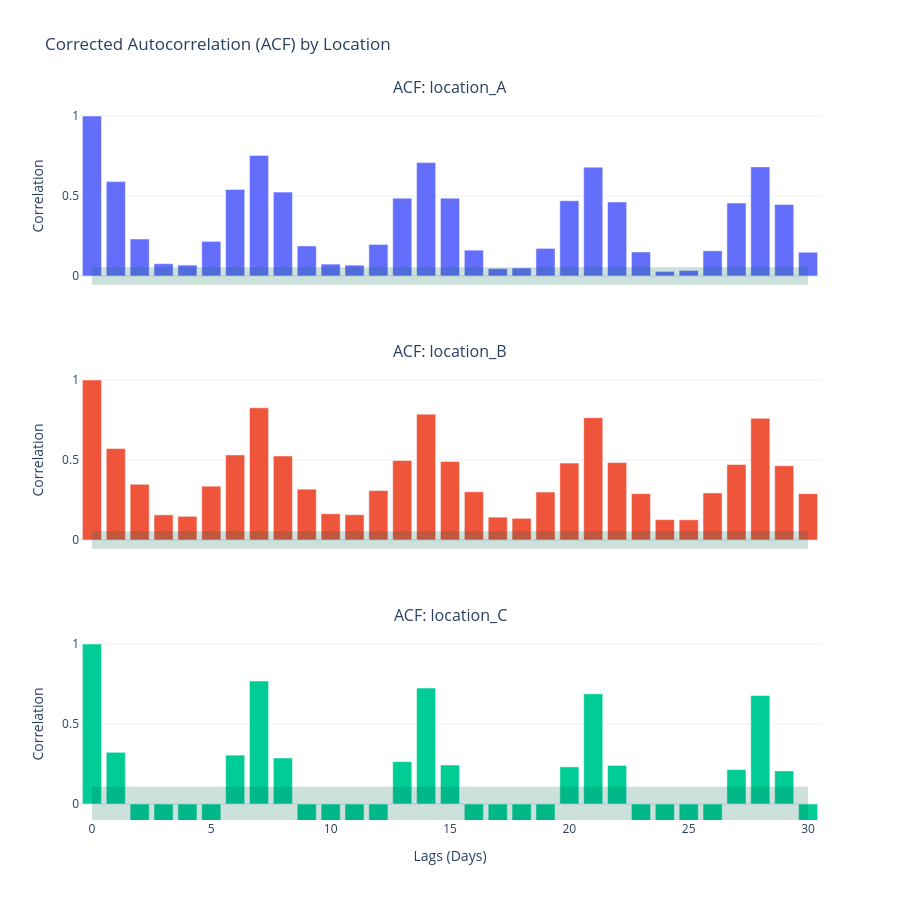

Source (notebook cell):
### Code cell
locations = ["location_A", "location_B", "location_C"]
fig = make_subplots(
    rows=3,
    cols=1,
    subplot_titles=[f"ACF: {loc}" for loc in locations],
    vertical_spacing=0.1,
    shared_xaxes=True,
)

for i, loc in enumerate(locations):
    # 1. Isolate the series
    series = df_long[df_long["Location"] == loc]["Volume"].dropna()

    # 2. Calculate ACF and Confidence Intervals
    n_obs = len(series)
    acf_values, conf_int = acf(series, nlags=30, alpha=0.05)
    lags = np.arange(len(acf_values))

    # Standard Error for ACF is approximately 1/sqrt(N)
    ci_bound = 1.96 / np.sqrt(n_obs)

    # 3. Add the ACF
    fig.add_trace(go.Bar(x=lags, y=acf_values, name=loc), row=i + 1, col=1)

    # Any bar poking OUT of this box is a real seasonal or trend pattern
    fig.add_shape(
        type="rect",
        x0=0,
        x1=max(lags),
        y0=-ci_bound,
        y1=ci_bound,
        fillcolor="rgba(0,100,80,0.2)",
        line_width=0,
        row=i + 1,
        col=1,
    )

# Formatting
fig.update_layout(
    height=900,
    title_text="Corrected Autocorrelation (ACF) by Location",
    showlegend=False,
    template="plotly_white",
)
fig.update_xaxes(title_text="Lags (Days)", row=3, col=1)
fig.update_yaxes(title_text="Correlation", range=[-0.1, 1.1])

fig.show()

### Figure 1 — Plotly figure (JSON) as saved in the notebook; plotly's stock layout.template omitted (floating-point values rounded to 4 significant figures)
{"data": [{"name": "location_A", "type": "bar", "x": [0, 1, 2, 3, 4, 5, 6, 7, 8, 9, 10, 11, 12, 13, 14, 15, 16, 17, 18, 19, 20, 21, 22, 23, 24, 25, 26, 27, 28, 29, 30], "xaxis": "x", "y": [1.0, 0.5899, 0.2313, 0.07694, 0.06825, 0.2164, 0.5412, 0.7534, 0.5243, 0.1878, 0.07445, 0.06792, 0.1973, 0.4866, 0.7091, 0.4867, 0.1616, 0.04599, 0.04987, 0.1726, 0.4704, 0.6803, 0.4627, 0.15, 0.02865, 0.03439, 0.1575, 0.4563, 0.682, 0.4474, 0.1486], "yaxis": "y"}, {"name": "location_B", "type": "bar", "x": [0, 1, 2, 3, 4, 5, 6, 7, 8, 9, 10, 11, 12, 13, 14, 15, 16, 17, 18, 19, 20, 21, 22, 23, 24, 25, 26, 27, 28, 29, 30], "xaxis": "x2", "y": [1.0, 0.5715, 0.348, 0.1572, 0.148, 0.3366, 0.5318, 0.8263, 0.525, 0.3177, 0.164, 0.158, 0.3091, 0.497, 0.7864, 0.4903, 0.3012, 0.1428, 0.1354, 0.2992, 0.4807, 0.7644, 0.4851, 0.2896, 0.1271, 0.1265, 0.2942, 0.4723, 0.7612, 0.4641, 0.2894], "yaxis": "y2"}, {"name": "location_C", "type": "bar", "x": [0, 1, 2, 3, 4, 5, 6, 7, 8, 9, 10, 11, 12, 13, 14, 15, 16, 17, 18, 19, 20, 21, 22, 23, 24, 25, 26, 27, 28, 29, 30], "xaxis": "x3", "y": [1.0, 0.3228, -0.1398, -0.1871, -0.2121, -0.1152, 0.3053, 0.7687, 0.2877, -0.1397, -0.1684, -0.1892, -0.1373, 0.2646, 0.7245, 0.2436, -0.1612, -0.191, -0.2093, -0.1567, 0.2323, 0.6888, 0.2413, -0.1445, -0.2183, -0.1941, -0.162, 0.2151, 0.6787, 0.2069, -0.1407], "yaxis": "y3"}], "layout": {"annotations": [{"font": {"size": 16}, "showarrow": false, "text": "ACF: location_A", "x": 0.5, "xanchor": "center", "xref": "paper", "y": 1, "yanchor": "bottom", "yref": "paper"}, {"font": {"size": 16}, "showarrow": false, "text": "ACF: location_B", "x": 0.5, "xanchor": "center", "xref": "paper", "y": 0.6333, "yanchor": "bottom", "yref": "paper"}, {"font": {"size": 16}, "showarrow": false, "text": "ACF: location_C", "x": 0.5, "xanchor": "center", "xref": "paper", "y": 0.2667, "yanchor": "bottom", "yref": "paper"}], "height": 900, "shapes": [{"fillcolor": "rgba(0,100,80,0.2)", "line": {"width": 0}, "type": "rect", "x0": 0, "x1": 30, "xref": "x", "y0": -0.05419, "y1": 0.05419, "yref": "y"}, {"fillcolor": "rgba(0,100,80,0.2)", "line": {"width": 0}, "type": "rect", "x0": 0, "x1": 30, "xref": "x2", "y0": -0.05449, "y1": 0.05449, "yref": "y2"}, {"fillcolor": "rgba(0,100,80,0.2)", "line": {"width": 0}, "type": "rect", "x0": 0, "x1": 30, "xref": "x3", "y0": -0.1071, "y1": 0.1071, "yref": "y3"}], "showlegend": false, "title": {"text": "Corrected Autocorrelation (ACF) by Location"}, "xaxis": {"anchor": "y", "domain": [0, 1], "matches": "x3", "showticklabels": false}, "xaxis2": {"anchor": "y2", "domain": [0, 1], "matches": "x3", "showticklabels": false}, "xaxis3": {"anchor": "y3", "domain": [0, 1], "title": {"text": "Lags (Days)"}}, "yaxis": {"anchor": "x", "domain": [0.7333, 1], "range": [-0.1, 1.1], "title": {"text": "Correlation"}}, "yaxis2": {"anchor": "x2", "domain": [0.3667, 0.6333], "range": [-0.1, 1.1], "title": {"text": "Correlation"}}, "yaxis3": {"anchor": "x3", "domain": [0, 0.2667], "range": [-0.1, 1.1], "title": {"text": "Correlation"}}}}
